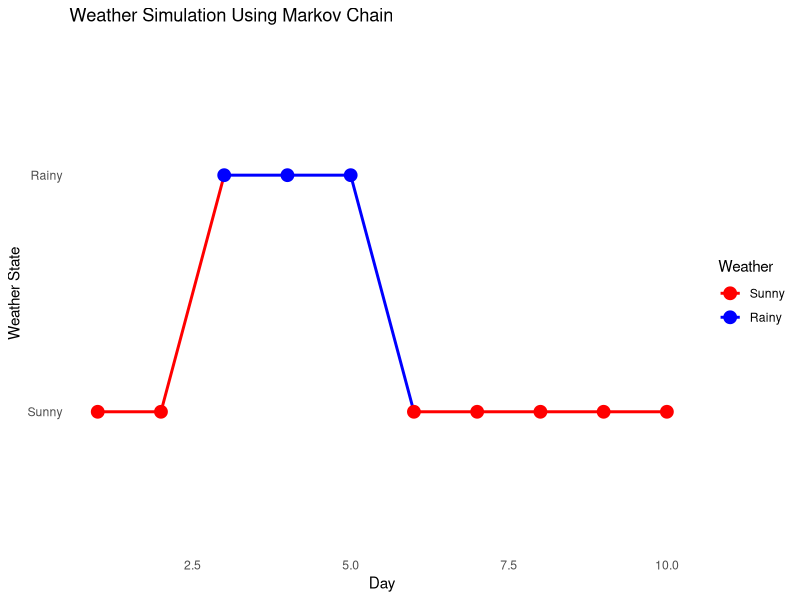

Write R code to recreate this figure.
# Load necessary library
library(ggplot2)

# Define states
states <- c("Sunny", "Rainy")

# Define transition matrix
transition_matrix <- matrix(c(0.8, 0.2, 0.4, 0.6), nrow = 2, byrow = TRUE)
colnames(transition_matrix) <- states
rownames(transition_matrix) <- states

# Number of days to simulate
num_days <- 10

# Initialize the weather on day 1
weather <- "Sunny"

# Vector to store the weather over days
weather_simulation <- character(num_days)
weather_simulation[1] <- weather

# Simulate the Markov chain
set.seed(3)  # For reproducibility
for (day in 2:num_days) {
  current_state <- which(states == weather)
  weather <- sample(states, 1, prob = transition_matrix[current_state, ])
  weather_simulation[day] <- weather
}

# Create a data frame for plotting
weather_data <- data.frame(
  Day = 1:num_days,
  Weather = factor(weather_simulation, levels = states)
)

# Print the simulated weather over days
print(weather_simulation)

# Plot the results
ggplot(weather_data, aes(x = Day, y = Weather, group = 1)) +
  geom_line(aes(color = Weather), size = 1) +
  geom_point(aes(color = Weather), size = 4) +
  scale_color_manual(values = c("Sunny" = "red", "Rainy" = "blue")) +
  labs(title = "Weather Simulation Using Markov Chain",
       x = "Day",
       y = "Weather State") +
  theme_minimal() +
  theme(panel.grid.major = element_blank(),
        panel.grid.minor = element_blank())
